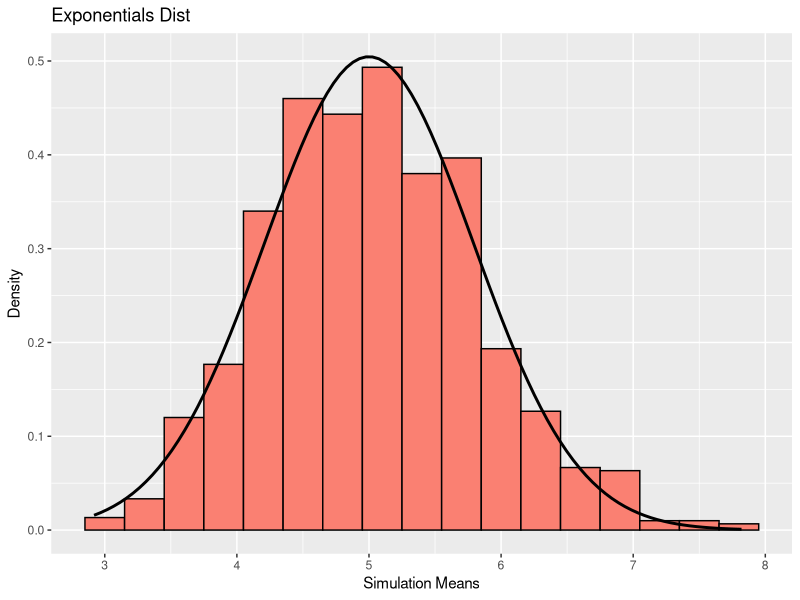

Recreate this plot in R.
## ---- chunk 1
knitr::opts_chunk$set(echo = TRUE)
## ---- chunk 2
set.seed(369)
lambda <- 0.2
nexp <- 40

average <- NULL
for(i in 1:1000)
    average <- c(average, mean(rexp(nexp, lambda)))

## ---- chunk 3
lambda ^ -1

## ---- chunk 4
mean(average)

## ---- chunk 5
(lambda*sqrt(nexp))^-2

## ---- chunk 6
var(average)

## ---- chunk 7
library(ggplot2)
g<-ggplot(data.frame(column = average), aes(x = column))
g <- g + geom_histogram(aes(y = ..density..), binwidth = 0.3, fill = 'salmon', color = 'black')
g <- g + stat_function(fun = dnorm, args = list(mean = lambda^-1, sd=(lambda*sqrt(nexp))^-1), size=1)
g <- g + labs(title = "Exponentials Dist", x = "Simulation Means", y = "Density")
g

